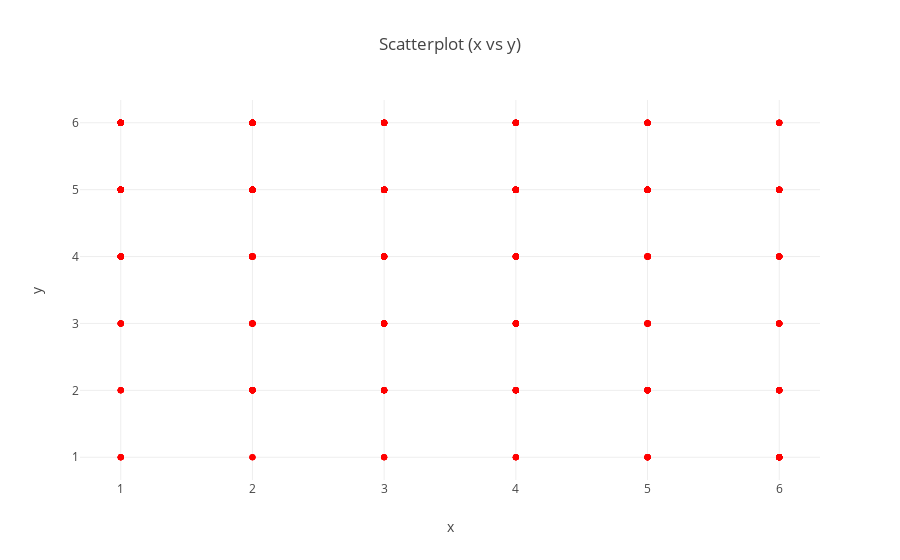

The notebook cell this image was saved under:
### Code cell
import pandas as pd
import numpy as np
import plotly.offline as py
import plotly.graph_objs as go
py.init_notebook_mode(connected=True)

df = pd.read_csv("bfi.csv")

print(df)

#remove nan element
dfE1 = df.dropna(subset=['E1']) #don't speak
#dfE4 = df.dropna(subset=['E4']) #make friends easily

E1=dfE1['E1'].values
print(E1)

E4=dfE1['E4'].values
print(E4)


trace = go.Scatter(x = E1, y = E4,  
                   mode = 'markers', 
                   marker = {'color': 'rgb(255,0,0)', 'symbol': 'circle', 'opacity': 0.5}) 

layout = go.Layout( title = 'Scatterplot (x vs y)',
                    xaxis = {'title': 'x'},
                    yaxis = {'title': 'y'})
fig = go.Figure(data = [trace], layout = layout)
py.iplot(fig)

### Figure 1 — Plotly figure (JSON) as saved in the notebook; plotly's stock layout.template omitted (floating-point values rounded to 4 significant figures; data arrays with more than 128 entries replaced by an {"elided": "..."} marker saying what was removed)
{"data": [{"marker": {"color": "rgb(255,0,0)", "opacity": 0.5, "symbol": "circle"}, "mode": "markers", "type": "scatter", "uid": "098bce6c-edd6-11e8-becf-1002b5e0c242", "x": {"elided": "2777 int values"}, "y": {"elided": "2777 int values"}}], "layout": {"title": "Scatterplot (x vs y)", "xaxis": {"title": "x"}, "yaxis": {"title": "y"}}}
